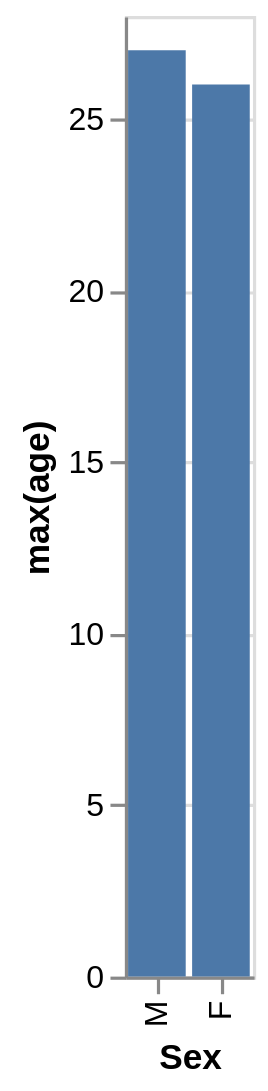

Vega-Lite specification for this chart:
### Vega-Lite specification from a JSON file in a GitHub repository (floating-point values rounded to 4 significant figures)
{"data": {"values": [{"x_data": "M", "y_data": 27}, {"x_data": "F", "y_data": 26}]}, "mark": "bar", "encoding": {"x": {"field": "x_data", "type": "nominal", "title": "Sex", "sort": "descending"}, "y": {"field": "y_data", "type": "quantitative", "title": "max(age)"}}}
